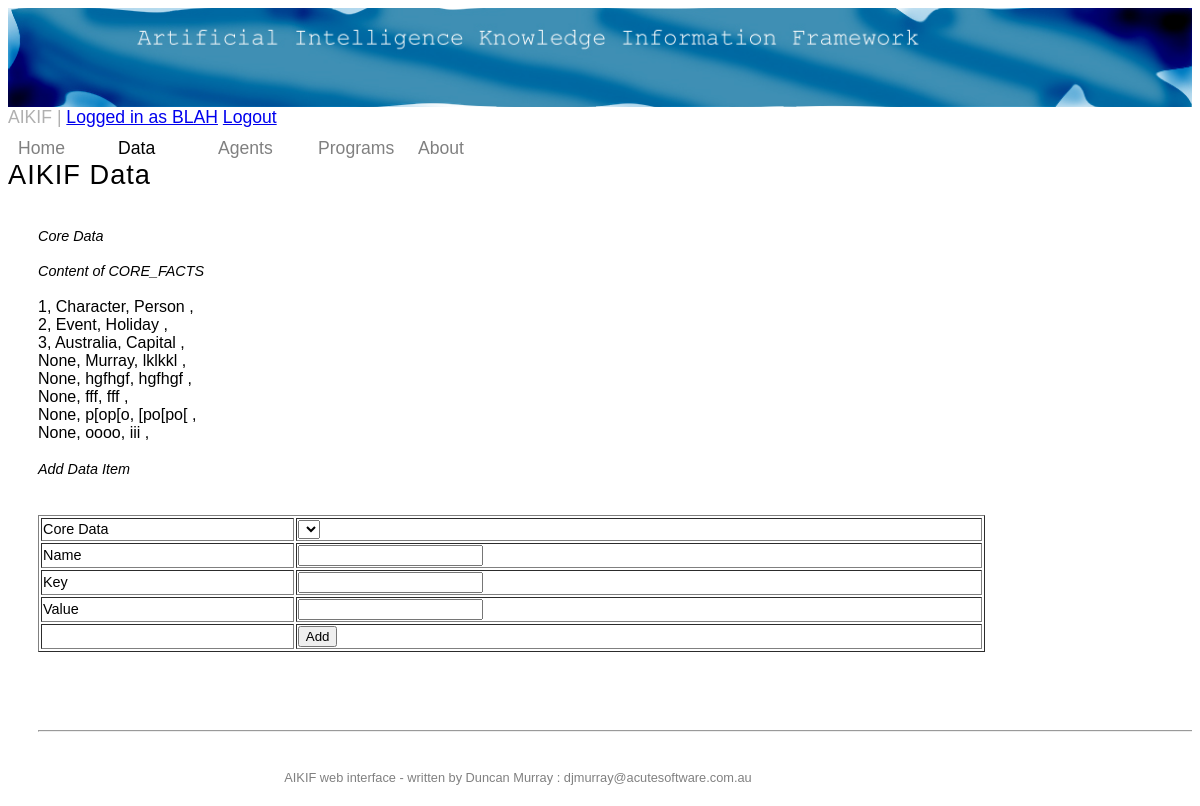
Page /data on the earlier database version.
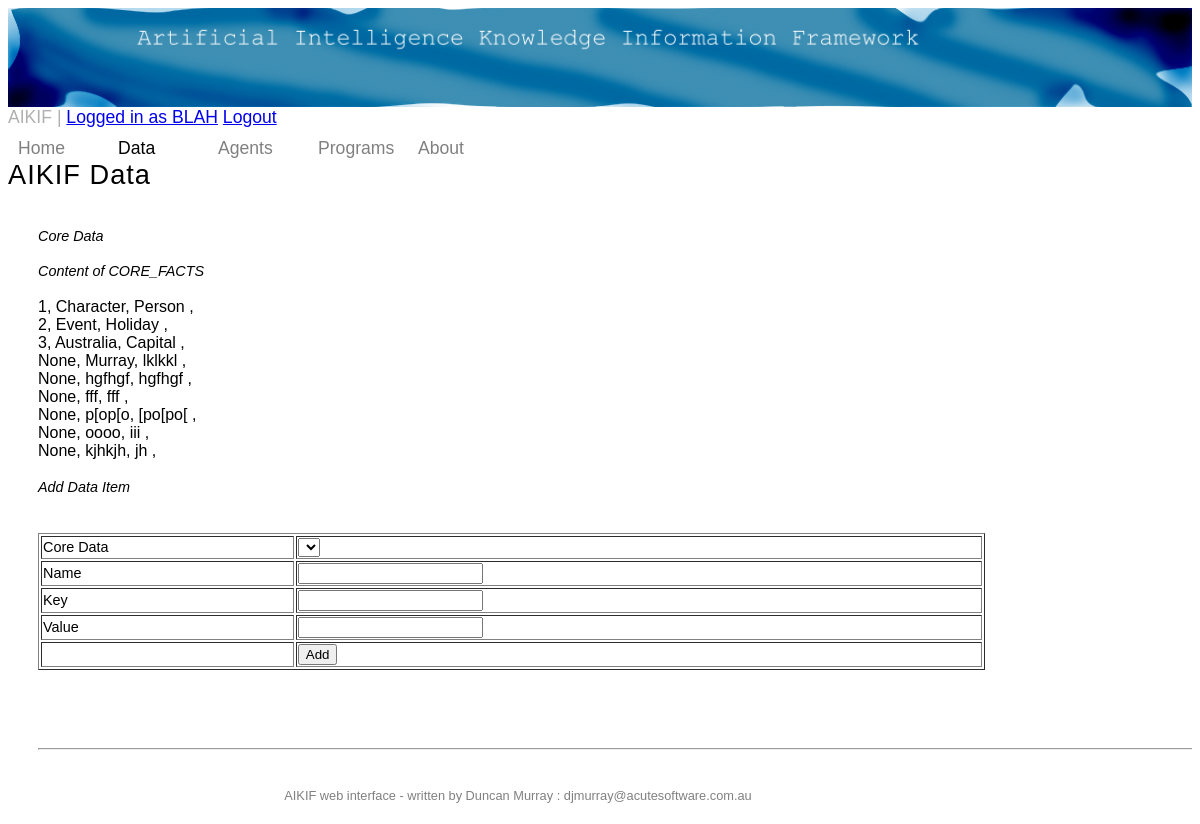
Same page on the later database version.
### tables this page shows
CREATE TABLE CORE_FACTS (
id VARCHAR2(200), 
 name VARCHAR2(200), 
 key VARCHAR2(200), 
 value VARCHAR2(200), 
 UPDATE_DATE DATE 
);

### aikif_web.py (the view)
@app.route("/data")
def page_data():
    return render_template('data.html',
                           data=get_data_list(),
                           rows = query_db('select * from CORE_FACTS'),
                           dataFile = '')

### aikif_web.py (called while the page is built)
def connect_db():
    rv = sqlite3.connect(app.config['DATABASE'])
    rv.row_factory = sqlite3.Row
    return rv

def get_db():
    if not hasattr(g, database_filename): # was 'sqlite_db'
        g.sqlite_db = connect_db()
    return g.sqlite_db

def get_data_list():
    return core_data.core_data_types

def query_db(query, args=(), one=False):
    cur = get_db().execute(query, args)
    rv = cur.fetchall()
    cur.close()
    return (rv[0] if rv else None) if one else rv

### templates/data.html (shortened to what this page needs)
{% extends "base.html" %}
{% block content %}
    <ul id = "menu_list">
      <LI id="top_menu"><a href=/>Home</a></li>
      <LI id="top_menu_selected"><a href=/data>Data</a></li>
      <LI id="top_menu"><a href=/agents>Agents</a></li>
      <LI id="top_menu"><a href=/programs>Programs</a></li>
      <LI id="top_menu"><a href=/about>About</a></li>
    </ul>
    </div>
<H1>AIKIF Data</H1>
<div id="content">
<H4>Core Data</H4>
<div id="core_facts">
<H4> Content of CORE_FACTS</H4>
{% for c in rows %}
    {{ c[0] }}, {{ c[1] }}, {{ c[2] }} , <BR>
    {% endfor %}
</div>
<div id="add_data">
<H4>Add Data Item</H4>
<form action="/data" method="POST">
<BR>  <input type="hidden" name="rec_id" readonly value="001">   <TABLE width=80% valign=top border=1>  <TR>
    <TD><div id="form_label">Core Data</div></TD>
    <TD><div id="form_input">
    <select name="col_0">
</select></div></TD>
  </TR>
  <TR>
    <TD><div id="form_label">Name</div></TD>
    <TD><div id="form_input"><input type="text" name="col_1"></div></TD>
  </TR>
  <TR>
    <TD><div id="form_label">Key</div></TD>
    <TD><div id="form_input"><input type="text" name="col_2"></div></TD>
  </TR>
  <TR>
    <TD><div id="form_label">Value</div></TD>
    <TD><div id="form_input"><input type="text" name="col_3"></div></TD>
  </TR>
  <TR><TD></TD>
  <TD>
    <input type="submit" name="add-data" value="Add">
  </TD></TR></TABLE></form>
</div>
{% endblock %}

### templates/base.html (shortened to what this page needs)
<HTML><HEAD>
<link rel="stylesheet" type="text/css" href="/static/aikif.css" media="screen" />
<link rel="stylesheet" href="/static/aikif_mob.css" media="only screen and (min-device-width : 320px) and (max-device-width : 480px)">
</HEAD>
<body>
<div id = "container">
   <div id = "header">
   <img src = "/static/aikif_banner.jpg" alt="AIKIF Banner"/>
    <div>AIKIF |
        {% if is_authenticated %}
            <a href="{{ url_for('login') }}">Login</a>
        {% else %}
            <a href="{{ url_for('page_home') }}">Logged in as BLAH</a>
            <a href="{{ url_for('logout') }}">Logout</a>
        {% endif %}
    </div>
    {% block content %}{% endblock %}
<BR><BR><BR>
<HR>
<div id="footer">
AIKIF web interface - written by Duncan Murray : djmurray@acutesoftware.com.au<BR>
</div></div></BODY></HTML>

### static/aikif.css (style rules this page uses)
body { font-family: Helvetica, Arial, sans-serif; }
h1 { font-size: 170%; font-style: normal; font-weight: normal; letter-spacing:1px; text-align:justify; text-align:left; }
h4 { font-size: 90%; font-weight: normal; text-align:justify; text-align:left; font-style:italic; }
TD { font-size: 90%; text-align: justify; color: black; }
#header { font-size: 110%; align: center; width: 100%; }
#menu_list a { text-decoration: none; letter-spacing:0px; }
#footer { font-size: 80%; }
#container { width: 100%; margin: 0px auto; overflow:hidden; padding: 0px; text-align: left; }
#header { float: left; margin: 0px 0px 0px 0px; padding: 0px; position: relative; }
#header img { width: 100%; }
#menu_list { list-style:none; margin: 10px 10px 0px; padding: 0px; }
#menu_list li { float: left; width: 80px; padding: 0px 20px 0px 0px; }
#content { width: 100%; float: center; overflow: auto; padding: 0px 0px 0px 30px; }
#footer { height: 28px; width: 960px; float: left; margin: 30px 0px 0px 0px; padding: 0px; text-align: center; }
body { background-color: rgb(255, 255, 255); vertical-align: top; }
#container { background-color: rgb(255, 255, 255); }
#header { color: rgb(176, 176, 176); }
#footer { color: rgb(128, 128, 128); }
#menu_list a { #color: rgb(0, 0, 0); color: grey; }
#top_menu_selected a { #color: rgb(192, 48, 0); color: black; }

### static/aikif_mob.css (style rules this page uses)
body { font-family: Helvetica, Arial, sans-serif; }
h1 { font-size: 140%; font-style: normal; font-weight: normal; letter-spacing:2px; text-align:justify; text-align:left; text-align:right; font-style:italic; }
#header { font-size: 110%; }
#menu_list a { text-decoration: none; letter-spacing:0px; }
#footer { font-size: 80%; }
#container { width: 1160px; margin: 0px auto; overflow:hidden; padding: 0px; text-align: left; }
#header { float: left; margin: 60px 0px 0px 0px; padding: 0px; position: relative; }
#header img { width: 800px; }
#menu_list { list-style:none; margin: 40px 0px 10px; padding: 0px; }
#menu_list li { float: left; padding: 0px 10px 0px 0px; }
#content { width: 380px; float: left; overflow: auto; padding: 0px 0px 0px 30px; }
#footer { height: 28px; width: 960px; float: left; margin: 80px 0px 0px 0px; padding: 0px; text-align: center; }
body { background-color: rgb(255, 255, 0); }
#container { background-color: rgb(255, 255, 0); }
#header { color: rgb(176, 176, 176); }
#footer { color: rgb(128, 128, 128); }
#menu_list a { color: rgb(0, 0, 0); }

Differences in the rows shown:
added CORE_FACTS: c "None", name "kjhkjh", key "jh"
